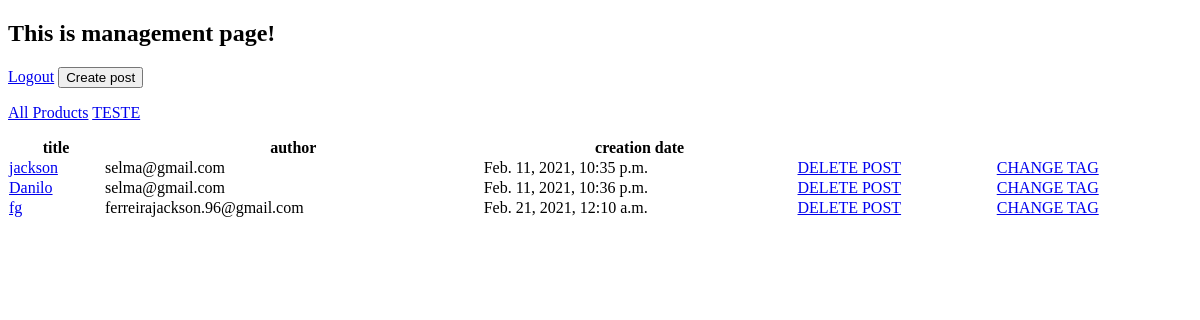
The page /blog/management/ (signed in) on the database as committed earlier.
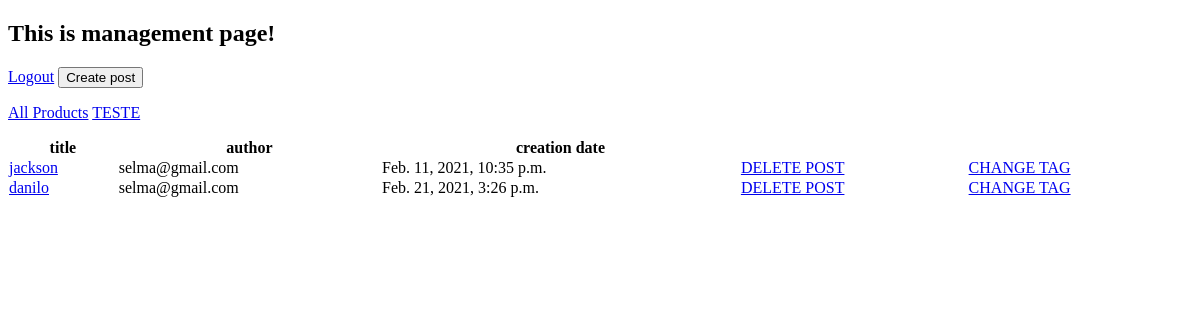
The same page on the database as committed later.
### blogapp/models.py (models this page shows, shortened)
class Category(models.Model):
    name = models.CharField(max_length=100)
    description = models.CharField(max_length=250, null=True)
    @staticmethod
    def get_all_categories():
        return Category.objects.all()

class Post(models.Model):
    title = models.CharField(max_length=255,null=True)
    author = models.ForeignKey(User, on_delete=models.CASCADE)
    body = RichTextField(blank=True, null=True)
    date_creation = models.DateTimeField(auto_now_add=True)
    category = models.ForeignKey(
    'Category',
    on_delete=models.SET_NULL,
    null=True)
    categories = models.CharField(max_length=300,null=True)
    post_picture = models.ImageField(upload_to ='images/', null=True, blank=True)
    @staticmethod
    def get_all_posts():
        return Post.objects.all()

class User(AbstractUser):
    username = None
    email = models.EmailField(_('email address'), unique=True)
    USERNAME_FIELD = 'email'
    REQUIRED_FIELDS = []
    objects = UserManager()

### blogapp/views.py (the view)
# urls.py: url(r"management/", views.Management, name="management"),
@login_required
def Management(request):
    categories = Category.get_all_categories()
    posts = Post.get_all_posts()
    categoryID = request.GET.get('category')
    if categoryID:
        posts = Post.get_all_posts_by_categoryid(categoryID)
    else:
        posts = Post.get_all_posts();
    data = {}
    data['categories'] = categories
    data['posts'] = posts
    return render(request, 'blogapp/management.html', data)

### blogapp/templates/blogapp/management.html (shortened to what this page needs)
<!DOCTYPE html>
<html lang="en" dir="ltr">
  <head>
  </head>
  <body>
    <h2>This is management page!</h2>
    <a href="{% url 'blog:logout' %}">Logout</a>
    <input type="button" class="btn-2" value="Create post" onclick="location.href='{% url 'blogapp:create_post' %}';">
  <div class="col-lg-3 mx-auto">
    <div class="list-group">
      <a href="/management/" class="list-group-item list-group-item-action">All Products</a>
      {% for category in categories %}
      <a href="/management/?category={{category.id}}">{{category.name}}</a>
      {% endfor %}
    </div>
  </div>
  <table class="table" id="dataTable" width="100%" cellspacing="0">
    <thead>
      <tr>
        <th>title</th>
        <th>author</th>
        <th>creation date</th>
      </tr>
    </thead>
    <tbody>
      {% for post in posts %}
      <tr>
        <td><a href="{% url 'blogapp:edit_post' post.pk %}">{{ post.title }}</a></td>
        <td>{{ post.author }}</td>
        <td>{{ post.date_creation }}</td>
        <td><a href="{% url 'blogapp:delete_post' post.pk %}">DELETE POST</a></td>
        <td><a href="{% url 'blogapp:change_tag' post.pk %}">CHANGE TAG</a></td>
      </tr>
      {% endfor %}
    </tbody>
  </table>
  </body>
</html>

Rows that differ between the two databases and show on the page:
removed Post: title "Danilo", author "selma@gmail.com", date_creation "Feb. 11, 2021, 10:36 p.m."
removed Post: title "fg", author "ferreirajackson.96@gmail.com", date_creation "Feb. 21, 2021, 12:10 a.m."
added Post: title "danilo", author "selma@gmail.com", date_creation "Feb. 21, 2021, 3:26 p.m."
